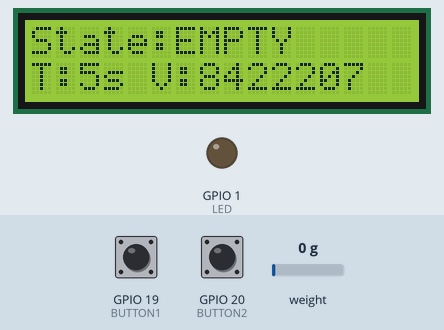
This sketch was run on a simulated ESP32-S3. Shown: 16×2 character LCD, output pins drawn as LEDs (lit = HIGH). Wiring (inferred from the names in the program): HX711 load-cell converter: data GPIO 18; SCK GPIO 8. Dashed ring = blinking. The test bench sets the inputs (shaded band); at power-on: weight on the scale 0 g, GPIO 19 (BUTTON1) HIGH, GPIO 20 (BUTTON2) HIGH. Nothing arrives over Bluetooth unless stated; pins used as bus, display or sensor lines are not drawn; what the sketch prints to the serial monitor is not drawn.

Above: at 18.3 s.
18.4 s: weight on the scale set to 283 g
At 19.2 s:
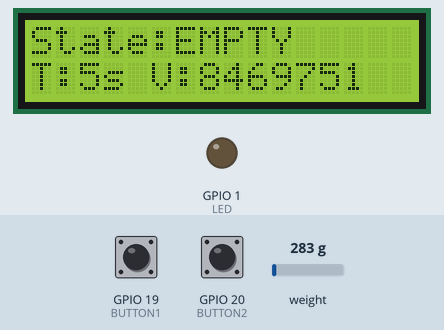
20.2 s: weight on the scale set to 329 g
At 20.94 s:
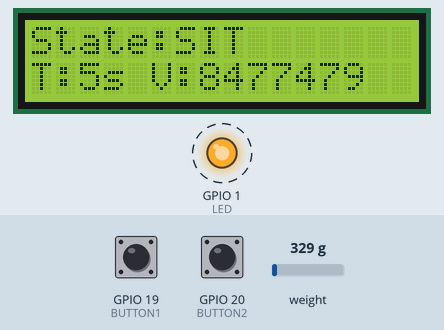
22.2 s: weight on the scale set to 1250 g
At 23.7 s:
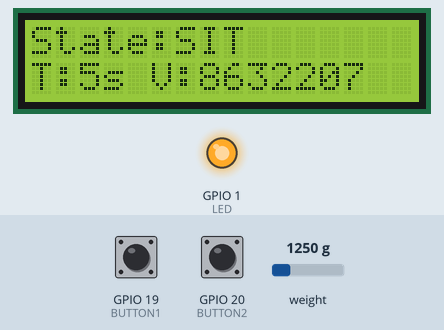
25.2 s: GPIO 19 (BUTTON1) pulled LOW for 1 s
At 26.8 s:
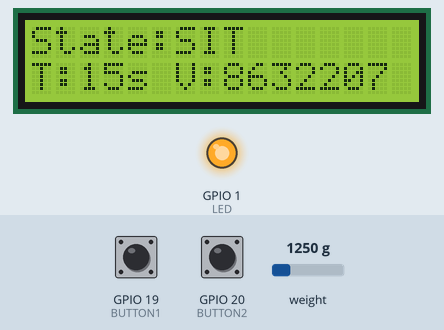
27.7 s: GPIO 20 (BUTTON2) pulled LOW for 0.15 s
At 28.1 s:
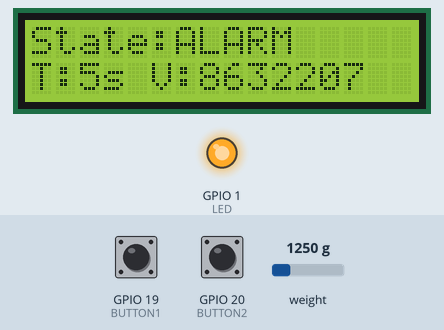
28.4 s: GPIO 19 (BUTTON1) pulled LOW for 0.15 s
At 29.01 s:
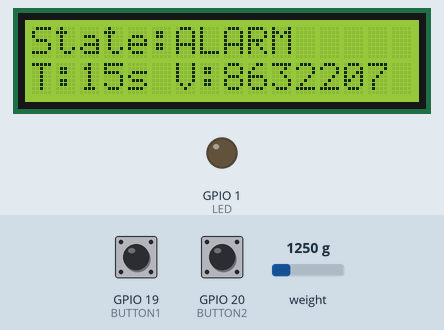
Timing chart, 0 to 30.1 s (numbered marks = the images above; inputs shaded):
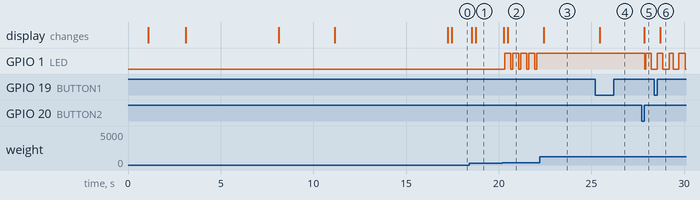

Measured:
- the behaviour switches between 300 and 301 g on weight on the scale (found by bisection; images 1 and 2)
- after the input at 18.4 s, the display: first changes after 0.14 s (image 1 shows a later state)
- after the input at 20.2 s, GPIO 1 (LED): alternates HIGH for 0.34 s and LOW for 0.09 s, starting after 0.12 s; the display: first changes after 0.08 s (image 2 shows a later state)
- after the input at 22.2 s, GPIO 1 (LED): stops changing and stays HIGH; the display: changes after 0.24 s (image 3)
- after the input at 25.2 s, GPIO 1 (LED): stays HIGH (without the input it goes to LOW after 1.9 s); the display: changes after 0.26 s (image 4)
- after the input at 27.7 s, GPIO 1 (LED): HIGH → LOW after 0.18 s, → HIGH 0.04 s later, → LOW 0.30 s later; the display: changes after 0.14 s (image 5)
- after the input at 28.4 s, the display: changes after 0.31 s (image 6)

The sketch:

Melissa_chairmount_fsm.ino
```cpp
#include <Wire.h>
#include <Adafruit_LiquidCrystal.h>
#include <BLEDevice.h>
#include <BLEUtils.h>
#include <BLEScan.h>
#include <BLEAdvertisedDevice.h>
#include <BLERemoteCharacteristic.h>
#include <BLEClient.h>

#define BUTTON1 19
#define BUTTON2 20
#define LED 1

#define SDA_PIN 4
#define SCL_PIN 5

#define HX711_DOUT 18
#define HX711_SCK  8

#define SERVICE_UUID "12345678-1234-1234-1234-1234567890ab"
#define DATA_CHAR_UUID "abcd1234-5678-1234-5678-1234567890ab"
#define CONTROL_CHAR_UUID "dcba4321-8765-4321-8765-ba0987654321"

#define printf0(format, args...) do {char buf[256]; sprintf(buf, format, args); Serial0.print(buf);} while (0)

typedef unsigned int uint;
typedef unsigned long ulong;

enum PacketType : uint8_t {
  PACKET_BOOL = 1,
  PACKET_END = 2
};

enum ControlCommand : uint8_t {
  CMD_NONE = 0,
  CMD_START = 1,
  CMD_RESET = 2
};

struct __attribute__((packed)) MotionPacket {
  uint8_t type;
  uint8_t nodeId;
  uint32_t packetId;
  uint32_t timestampMs;
  bool value;
};

Adafruit_LiquidCrystal lcd(0);
char buffer[17];

const ulong debounceDelay = 50;

int data;
int value;

struct Calibration {
  int calLow;
  int calHigh;
  int calLowThresh;
  int calHighThresh;
} cal;

enum State {
  EMPTY,
  SITTING,
  ALARM,
  CHECK_ACTIVITY,
  CAN_SIT_AGAIN
};

State currentState = EMPTY;

ulong sitStartTime = 0;
ulong activityStartTime = 0;
ulong lastDisplayTime = 0;

ulong alertTime = 5000;
ulong needActivityTime = 10000;

BLEAdvertisedDevice* targetDevice = nullptr;
BLEClient* bleClient = nullptr;
BLERemoteCharacteristic* dataRemoteChar = nullptr;
BLERemoteCharacteristic* controlRemoteChar = nullptr;
BLEScan* bleScan = nullptr;

bool bleConnected = false;
bool bleShouldConnect = false;
volatile bool wearableEndReceived = false;

int isButton1Pressed();
int isButton2Pressed();

void setupLCD(int sda, int scl);
int displayLCD(int col, int row, char string[]);

int readHX711();
int readAverage(int samplePeriod);
Calibration Calibrate();

bool readSeatOccupied();
bool detectRealActivity();

void updateState();
void updateLCD();
const char* stateName(State s);

void startBleScan();
bool connectToWearable();
void bleLoop();
void sendWearableCommand(uint8_t cmd);

class MyAdvertisedDeviceCallbacks : public BLEAdvertisedDeviceCallbacks {
  void onResult(BLEAdvertisedDevice advertisedDevice) override {
    if (advertisedDevice.haveServiceUUID() &&
        advertisedDevice.isAdvertisingService(BLEUUID(SERVICE_UUID))) {
      Serial0.println("[BLE] Wearable found");
      targetDevice = new BLEAdvertisedDevice(advertisedDevice);
      bleScan->stop();
      bleShouldConnect = true;
    }
  }
};

static void notifyCallback(
  BLERemoteCharacteristic* pBLERemoteCharacteristic,
  uint8_t* pData,
  size_t length,
  bool isNotify
) {
  if (length != sizeof(MotionPacket)) {
    Serial0.printf("[BLE] Bad packet length=%u expected=%u\n", (unsigned)length, (unsigned)sizeof(MotionPacket));
    return;
  }

  MotionPacket pkt;
  memcpy(&pkt, pData, sizeof(pkt));

  if (pkt.type == PACKET_BOOL) {
    Serial0.printf("[BLE RX] BOOL node=%u pkt=%lu value=%s\n",
      pkt.nodeId,
      pkt.packetId,
      pkt.value ? "TRUE" : "FALSE"
    );
  } else if (pkt.type == PACKET_END) {
    wearableEndReceived = true;
    Serial0.printf("[BLE RX] END node=%u pkt=%lu\n", pkt.nodeId, pkt.packetId);
  }
}

void setup() {
  Serial0.begin(115200);

  pinMode(BUTTON1, INPUT_PULLUP);
  pinMode(BUTTON2, INPUT_PULLUP);
  pinMode(LED, OUTPUT);

  pinMode(HX711_SCK, OUTPUT);
  pinMode(HX711_DOUT, INPUT);
  digitalWrite(HX711_SCK, LOW);

  setupLCD(SDA_PIN, SCL_PIN);

  lcd.setCursor(0, 0);
  lcd.print("Starting...");
  Serial0.println("System starting...");

  delay(1000);

  Calibrate();

  lcd.clear();
  lcd.setCursor(0, 0);
  lcd.print("System Ready");
  Serial0.println("System ready.");
  delay(1000);

  BLEDevice::init("ChairMountReceiver");
  bleScan = BLEDevice::getScan();
  bleScan->setAdvertisedDeviceCallbacks(new MyAdvertisedDeviceCallbacks());
  bleScan->setActiveScan(true);
  bleScan->setInterval(100);
  bleScan->setWindow(80);

  startBleScan();
}

void loop() {
  value = readAverage(20);

  bleLoop();

  if (isButton1Pressed()) {
    alertTime += 10000;
    Serial0.print("Alert time = ");
    Serial0.println(alertTime);
  }

  if (isButton2Pressed()) {
    if (alertTime > 10000) {
      alertTime -= 10000;
    }
    Serial0.print("Alert time = ");
    Serial0.println(alertTime);
  }

  updateState();
  updateLCD();

  delay(20);
}

void startBleScan() {
  if (bleConnected) return;
  Serial0.println("[BLE] Scanning...");
  bleScan->start(5, false);
}

bool connectToWearable() {
  if (targetDevice == nullptr) return false;

  bleClient = BLEDevice::createClient();

  if (!bleClient->connect(targetDevice)) {
    Serial0.println("[BLE] Connect failed");
    return false;
  }

  BLERemoteService* remoteService = bleClient->getService(BLEUUID(SERVICE_UUID));
  if (remoteService == nullptr) {
    Serial0.println("[BLE] Service not found");
    bleClient->disconnect();
    return false;
  }

  dataRemoteChar = remoteService->getCharacteristic(BLEUUID(DATA_CHAR_UUID));
  controlRemoteChar = remoteService->getCharacteristic(BLEUUID(CONTROL_CHAR_UUID));

  if (dataRemoteChar == nullptr || controlRemoteChar == nullptr) {
    Serial0.println("[BLE] Missing characteristic");
    bleClient->disconnect();
    return false;
  }

  if (!dataRemoteChar->canNotify()) {
    Serial0.println("[BLE] Notify not supported");
    bleClient->disconnect();
    return false;
  }

  dataRemoteChar->registerForNotify(notifyCallback);

  bleConnected = true;
  Serial0.println("[BLE] Connected to wearable");
  return true;
}

void bleLoop() {
  if (!bleConnected && bleShouldConnect) {
    bleShouldConnect = false;
    if (!connectToWearable()) {
      delay(500);
      startBleScan();
    }
  }

  if (bleConnected && bleClient != nullptr && !bleClient->isConnected()) {
    bleConnected = false;
    targetDevice = nullptr;
    dataRemoteChar = nullptr;
    controlRemoteChar = nullptr;
    Serial0.println("[BLE] Disconnected");
    startBleScan();
  }
}

void sendWearableCommand(uint8_t cmd) {
  if (!bleConnected || controlRemoteChar == nullptr) {
    Serial0.println("[BLE] Cannot send cmd, not connected");
    return;
  }

  uint8_t data[1];
  data[0] = cmd;
  controlRemoteChar->writeValue(data, 1, false);

  if (cmd == CMD_START) {
    Serial0.println("[BLE TX] CMD_START");
  } else if (cmd == CMD_RESET) {
    Serial0.println("[BLE TX] CMD_RESET");
  }
}

void updateState() {
  bool isSitting = readSeatOccupied();

  switch (currentState) {
    case EMPTY:
      digitalWrite(LED, LOW);

      if (isSitting) {
        currentState = SITTING;
        sitStartTime = millis();
        Serial0.println("State -> SITTING");
      }
      break;

    case SITTING:
      digitalWrite(LED, HIGH);

      if (!isSitting) {
        currentState = EMPTY;
        Serial0.println("State -> EMPTY");
      }
      else if (millis() - sitStartTime >= alertTime) {
        currentState = ALARM;
        Serial0.println("State -> ALARM");
      }
      break;

    case ALARM:
      digitalWrite(LED, (millis() / 300) % 2);

      if (!isSitting) {
        wearableEndReceived = false;
        sendWearableCommand(CMD_START);
        activityStartTime = millis();
        currentState = CHECK_ACTIVITY;
        Serial0.println("State -> CHECK_ACTIVITY");
      }
      break;

    case CHECK_ACTIVITY:
      if (isSitting) {
        sendWearableCommand(CMD_RESET);
        wearableEndReceived = false;
        currentState = ALARM;
        Serial0.println("State -> ALARM");
      }
      else {
        if (detectRealActivity()) {
          sendWearableCommand(CMD_RESET);
          wearableEndReceived = false;
          currentState = CAN_SIT_AGAIN;
          Serial0.println("State -> CAN_SIT_AGAIN");
        }
      }
      break;

    case CAN_SIT_AGAIN:
      digitalWrite(LED, HIGH);

      if (isSitting) {
        currentState = SITTING;
        sitStartTime = millis();
        Serial0.println("State -> SITTING");
      }
      break;
  }
}

bool readSeatOccupied() {
  static bool occupied = false;

  if (!occupied && value > cal.calHighThresh) {
    occupied = true;
  }
  else if (occupied && value < cal.calLowThresh) {
    occupied = false;
  }

  return occupied;
}

bool detectRealActivity() {
  return wearableEndReceived;
}

void updateLCD() {
  if (millis() - lastDisplayTime < 200) return;
  lastDisplayTime = millis();

  char line1[17];
  char line2[17];

  snprintf(line1, sizeof(line1), "State:%s", stateName(currentState));
  snprintf(line2, sizeof(line2), "T:%lus V:%d", alertTime / 1000, value);

  displayLCD(0, 0, line1);
  displayLCD(0, 1, line2);
}

const char* stateName(State s) {
  switch (s) {
    case EMPTY: return "EMPTY";
    case SITTING: return "SIT";
    case ALARM: return "ALARM";
    case CHECK_ACTIVITY: return "CHECK";
    case CAN_SIT_AGAIN: return "OK";
    default: return "UNK";
  }
}

void setupLCD(int sda, int scl) {
  Wire.begin(sda, scl);

  if (!lcd.begin(16, 2)) {
    Serial0.println("Could not init backpack. Check wiring.");
    while (1);
  }

  Serial0.println("LCD init done.");
  lcd.setBacklight(HIGH);
  lcd.clear();
}

int displayLCD(int col, int row, char string[]) {
  lcd.setCursor(0, row);

  char clearLine[17];
  memset(clearLine, ' ', 16);
  clearLine[16] = '\0';
  lcd.print(clearLine);

  lcd.setCursor(col, row);
  lcd.print(string);

  return 0;
}

int isButton1Pressed() {
  static ulong hitTime = 0;
  static ulong releaseTime = 0;
  static int heldFlag = 0;
  static int prevRead = HIGH;
  int Read = digitalRead(BUTTON1);
  int result = 0;

  if (Read == LOW && prevRead == HIGH) {
    hitTime = millis();
  }

  if (Read == LOW && prevRead == LOW) {
    if ((millis() - hitTime > debounceDelay) && !heldFlag) {
      heldFlag = 1;
      result = 1;
    }
  }

  if (Read == HIGH && prevRead == LOW) {
    releaseTime = millis();
  }

  if (Read == HIGH && prevRead == HIGH) {
    if (millis() - releaseTime > debounceDelay) {
      heldFlag = 0;
    }
  }

  prevRead = Read;
  return result;
}

int isButton2Pressed() {
  static ulong hitTime = 0;
  static ulong releaseTime = 0;
  static int heldFlag = 0;
  static int prevRead = HIGH;
  int Read = digitalRead(BUTTON2);
  int result = 0;

  if (Read == LOW && prevRead == HIGH) {
    hitTime = millis();
  }

  if (Read == LOW && prevRead == LOW) {
    if ((millis() - hitTime > debounceDelay) && !heldFlag) {
      heldFlag = 1;
      result = 1;
    }
  }

  if (Read == HIGH && prevRead == LOW) {
    releaseTime = millis();
  }

  if (Read == HIGH && prevRead == HIGH) {
    if (millis() - releaseTime > debounceDelay) {
      heldFlag = 0;
    }
  }

  prevRead = Read;
  return result;
}

int readHX711() {
  data = 0;

  for (int i = 0; i < 24; i++) {
    digitalWrite(HX711_SCK, HIGH);
    delayMicroseconds(2);
    data = (data << 1) | digitalRead(HX711_DOUT);
    digitalWrite(HX711_SCK, LOW);
    delayMicroseconds(2);
  }

  digitalWrite(HX711_SCK, HIGH);
  delayMicroseconds(2);
  digitalWrite(HX711_SCK, LOW);
  delayMicroseconds(2);

  digitalWrite(HX711_SCK, HIGH);
  delayMicroseconds(2);
  digitalWrite(HX711_SCK, LOW);
  delayMicroseconds(2);

  digitalWrite(HX711_SCK, HIGH);
  delayMicroseconds(2);
  digitalWrite(HX711_SCK, LOW);
  delayMicroseconds(2);

  data = data ^ 0x800000;
  return data;
}

int readAverage(int samplePeriod) {
  static uint samples[5] = {0};
  static uint counter = 0;

  samples[counter] = readHX711();
  counter++;
  counter %= 5;

  uint sum = 0;
  for (int i = 0; i < 5; i++) {
    sum += samples[i];
  }

  delay(samplePeriod);
  return sum / 5;
}

Calibration Calibrate() {
  cal.calLow = 0;
  cal.calHigh = 0;

  Serial0.println("Calibrating empty chair...");
  lcd.clear();
  lcd.setCursor(0, 0);
  lcd.print("Cal empty...");

  for (int i = 0; i < 10; i++) readAverage(100);
  for (int i = 0; i < 10; i++) cal.calLow += readAverage(100);
  cal.calLow /= 10;

  Serial0.println("Sit on chair now!");
  lcd.clear();
  lcd.setCursor(0, 0);
  lcd.print("Sit now");
  delay(5000);

  Serial0.println("Calibrating occupied chair...");
  lcd.clear();
  lcd.setCursor(0, 0);
  lcd.print("Cal sitting...");

  for (int i = 0; i < 30; i++) cal.calHigh += readAverage(100);
  cal.calHigh /= 30;

  cal.calLowThresh = (cal.calHigh - cal.calLow) * 0.2 + cal.calLow;
  cal.calHighThresh = (cal.calHigh - cal.calLow) * 0.6 + cal.calLow;

  printf0("calLow: %d\n", cal.calLow);
  printf0("calLowThresh: %d\n", cal.calLowThresh);
  printf0("calHigh: %d\n", cal.calHigh);
  printf0("calHighThresh: %d\n", cal.calHighThresh);

  Serial0.println("Calibration done.");
  return cal;
}
```
